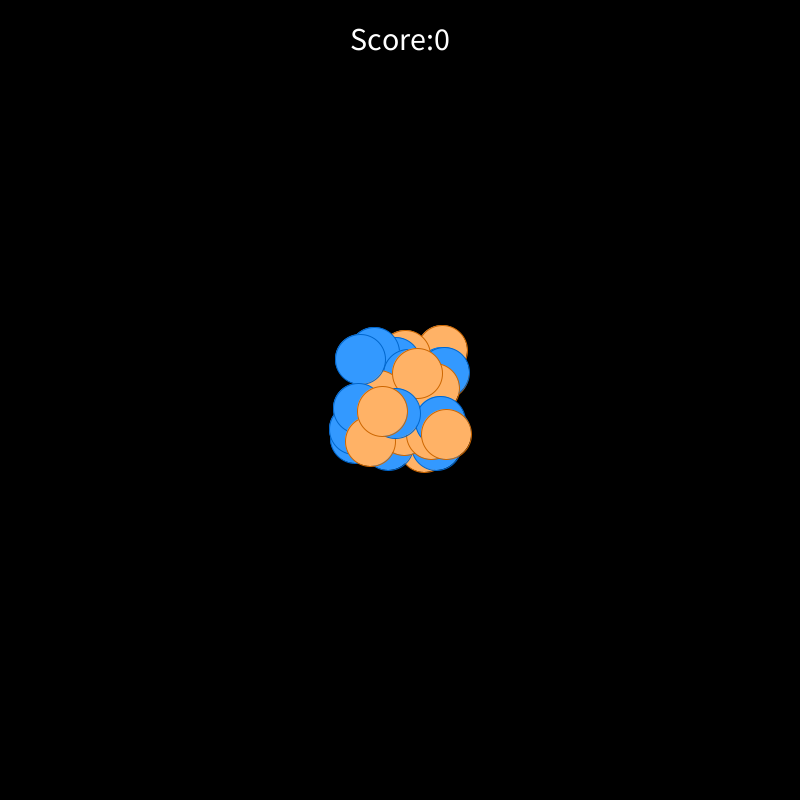
Frame 1 (no input)
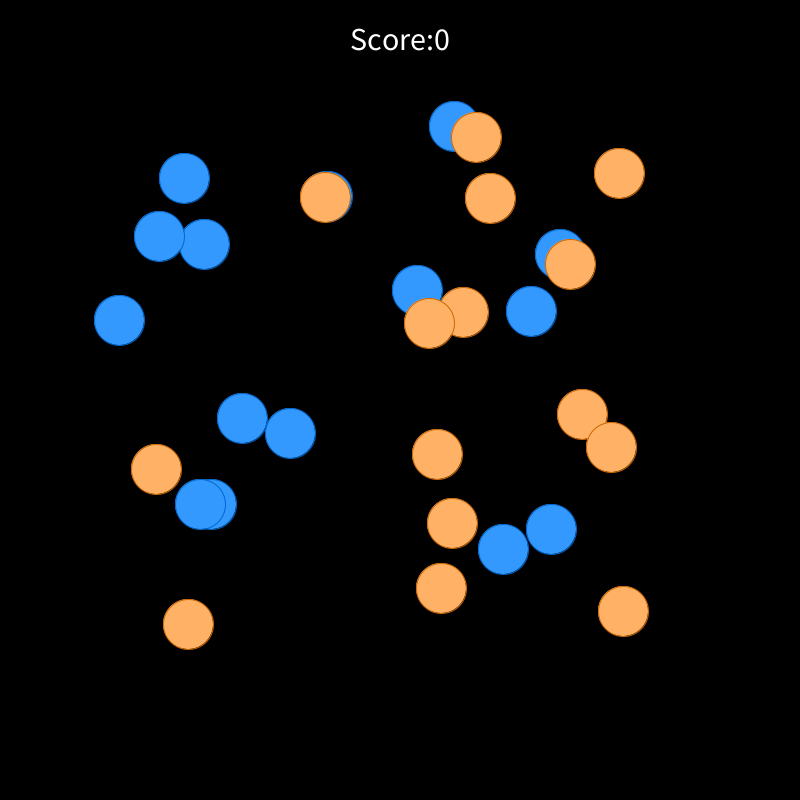
Frame 60 (the mouse pressed at the canvas centre just before this capture)
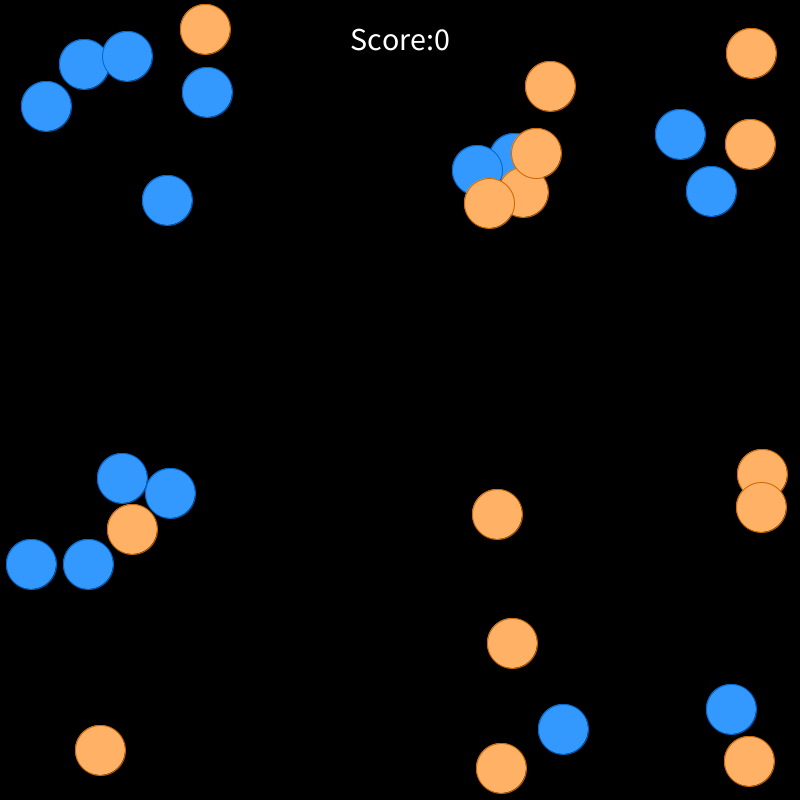
Frame 120 (the mouse held since frame 60 and released just before this capture)

The Processing sketch that drew these frames (run headless with seeded random() and noise(); from frame 60 on, the mouse is pressed at the canvas centre):

// Processing sketch: chemotaxis
// ── chemotaxis.pde
Bacteria [] b;
int c;
boolean end = false;
boolean win = false;
int score = 0;
int n = 30;

void setup(){
  size(800, 800);
  b = new Bacteria[n];
  for(int i = 0; i<b.length; i++){
    int xc1 = (int)(Math.random()*100)+350;
    int yc1 = (int)(Math.random()*100)+350;
    int xc2 = (int)(Math.random()*100)+350;
    int yc2 = (int)(Math.random()*100)+350;
    if(i%2==0){
      c = 0;
    }else{
      c = 1;
    }
    b[i]=new Bacteria(xc1, yc1, xc2, yc2, c);
  }
}
void draw(){
  if(!end){
  background(0);
  for(int i = 0; i<b.length; i++){
    //b[i].gameover();
    b[i].show();
    //b[i].attack();
    b[i].move();
  }
  fill(255);
  textSize(32);
  text("Score:" + score, 350, 50);
  if(score>=n/2){
    win=true;
  }
  if(end){
    background(0);
    textSize(32);
    text("You_arebad", 350, 350);
    text("Score:" + score, 350, 400);
  }
  if(win){
    background(0);
    textSize(32);
    text("You_win", 350, 350);
    text("Score:" + score, 350, 400);
  }
    

  }
  
}

// ── Bacteria.pde
class Bacteria{
  
  private int x1;
  private int y1;
  private int x2;
  private int y2;
  private int c;
  private int x1speed;
  private int y1speed;
  private int x2speed;
  private int y2speed;
  private int r;
  private color o1;
  private color f1;
  private boolean green = false;
  private boolean orange = false;
  private boolean scored = false;
  //int a;
  //int b;
  //int d;
  //int e;
  
  Bacteria(int x1, int y1, int x2, int y2, int c){
    this.x1=x1;
    this.y1=y1;
    this.x2=x2;
    this.y2=y2;
    this.c=c;
    int dir = (int)(Math.random()*4)+1;
    if(dir==1){
    x1speed=(int)(Math.random()*3)-4;
    y1speed=(int)(Math.random()*3)-4;
    x2speed=(int)(Math.random()*3)-4;
    y2speed=(int)(Math.random()*3)-4;
    }
    if(dir==2){
    x1speed=(int)(Math.random()*3)+1;
    y1speed=(int)(Math.random()*3)-4;
    x2speed=(int)(Math.random()*3)+1;
    y2speed=(int)(Math.random()*3)-4;
    }
    if(dir==3){
    x1speed=(int)(Math.random()*3)+1;
    y1speed=(int)(Math.random()*3)+1;
    x2speed=(int)(Math.random()*3)+1;
    y2speed=(int)(Math.random()*3)+1;
    }
    if(dir==4){
    x1speed=(int)(Math.random()*3)-4;
    y1speed=(int)(Math.random()*3)+1;
    x2speed=(int)(Math.random()*3)-4;
    y2speed=(int)(Math.random()*3)+1;
    }
    
    r=50;
    
  }
  void show(){
    if(green==true){
      o1=#8DFFA6;
      f1=#27A603;
      
    }
    if(green==false){
      o1=#0066CC;
      f1=#3399FF;
    }
    if(c==0){
      stroke(o1);
      fill(f1);
      ellipseMode(CENTER);
      ellipse(x1, y1, r, r);
    }else{
      orange = true;
      stroke(#CC6600);
      fill(#FFB266);
      ellipseMode(CENTER);
      ellipse(x2, y2, r, r);
    }
    if(mousePressed){
      if(dist(mouseX, mouseY, x1, y1)<r && !scored && !orange){
        scored = true;
        green = true;
        score+=1;
        println(score);
      }
        
      
    }
    
  }
  void move(){
    
    //x1+=xspeed;
    //y1+=yspeed;
    //x2+=xspeed;
    //y2+=yspeed;
    
    if(x1+(r/2)>=width){
      x1speed*=-1;
    }
    if(x2+(r/2)>=width){
      x2speed*=-1;
    }
    if(y1+(r/2)>=height){
      y1speed*=-1;
    }
    if(y2+(r/2)>=height){
      y2speed*=-1;
    }
    if(x1-(r/2)<=0){
      x1speed*=-1;
    }
    if(x2-(r/2)<=0){
      x2speed*=-1;
    }
    if(y1-(r/2)<=0){
      y1speed*=-1;
    }
    if(y2-(r/2)<=0){
      y2speed*=-1;
    }
    x1+=x1speed;
    y1+=y1speed;
    x2+=x2speed;
    y2+=y2speed;
    if(mousePressed){
      if(dist(mouseX, mouseY, x2, y2)<r && orange){
        end=true;
        //textSize(32);
        //text("Game-Over", 350, 350);
        //x1speed=0;
        //y1speed=0;
        //x2speed=0;
        //y2speed=0;
      }
    }

    //if(mouseX<x1){
    //  x1+=(int)(Math.random()*-3);
    //}
    //if(mouseX>x1){
    //  x1+=(int)(Math.random()*3);
    //}
    //if(mouseY<y1){
    //  y1+=(int)(Math.random()*-3);
    //}
    //if(mouseY>y1){
    //  y1+=(int)(Math.random()*3);
    //}
    //if(mouseX<x2){
    //  x2+=(int)(Math.random()*-3);
    //}
    //if(mouseX>x2){
    //  x2+=(int)(Math.random()*3);
    //}
    //if(mouseY<y2){
    //  y2+=(int)(Math.random()*-3);
    //}
    //if(mouseY>y2){
    //  y2+=(int)(Math.random()*3);
    //}
  }
  //void gameover(){
  //  if(mousePressed){
  //    if(dist(mouseX, mouseY, x2, y2)<r){
  //      textSize(32);
  //      text("Game-Over", 350, 350);
  //      x1speed=0;
  //      y1speed=0;
  //      x2speed=0;
  //      y2speed=0;
  //    }
  //  }
  //}
}
